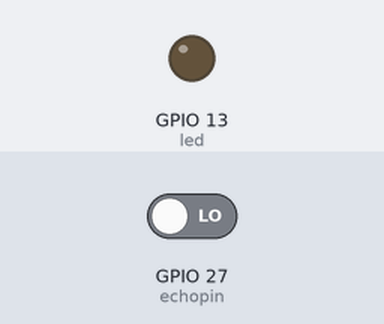
The sketch below on a simulated ESP32. On the bench: output pins drawn as LEDs (lit = HIGH). Inputs (shaded band) come from the test bench; at power-on: GPIO 27 (echopin) LOW. What the sketch prints to the serial monitor is not drawn. At 1.0 s the program puts the board to deep sleep or switches it off; the recording ends there.

Above: at 0.1 s.
Timing chart, 0 to 1.0 s (numbered marks = the images above):
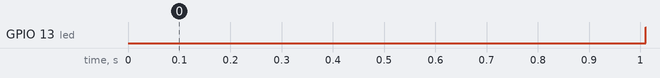

Measured:
- by itself, GPIO 13 (led): LOW → HIGH at 1.0 s

The sketch:

Ultrasonic.ino
```cpp
//#define trigpin 26
#define echopin 27
#define led 13
float distance = 0;
int duration = 0;

void setup() {
  // put your setup code here, to run once:
  Serial.begin(9600);
//  pinMode(trigpin, OUTPUT);
  pinMode(echopin, INPUT);
  pinMode(led, OUTPUT);

}

void loop() {
  // put your main code here, to run repeatedly:
  digitalWrite(26,LOW);
  delay(1);
  digitalWrite(26, HIGH);
  delay(10);
  digitalWrite(26, LOW);

  duration = pulseIn(echopin, HIGH);
  distance = (duration*0.034)/2;
  Serial.print("Distance :");
  Serial.print(distance);
  Serial.println(" cm");

  if(distance <= 15)
  {
    digitalWrite(led, HIGH);
  }
  else
  {
    digitalWrite(led, LOW);
  }
  esp_sleep_enable_ext1_wakeup(0x4000000, ESP_EXT1_WAKEUP_ANY_HIGH);
  esp_deep_sleep_start();
//  delay(2000);
}
```
